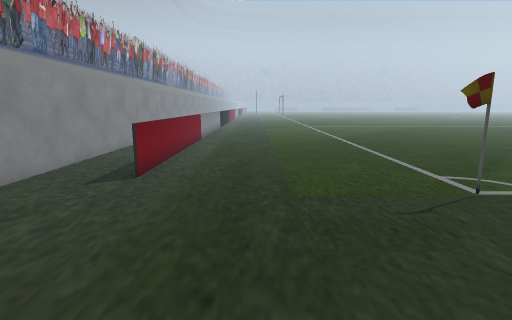
[1] (above)

19 first-person views from a walk through a 3-D level made in the Unity game engine. The camera is 1.2 m above the floor, tilts 10° down and sees 80° across. The floor is counted in squares, 0.5 m on a side. Each view is taken from the middle of a square. On the plan, view 1 faces up. The plan holds only what a view shows up to about 19 squares ahead; the rest is blank. The place goes on beyond the plan. Some animated figures are left out.

[2]
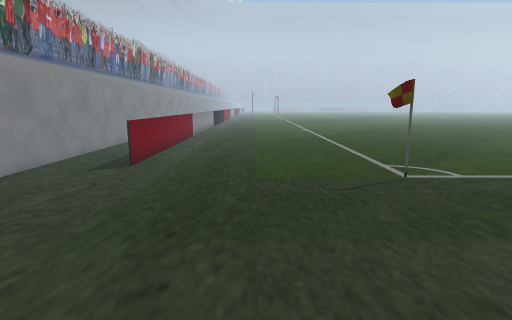

[3]
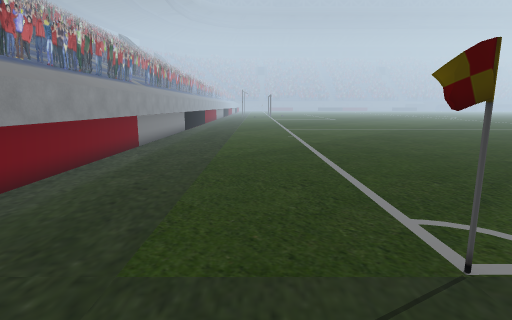

[4]
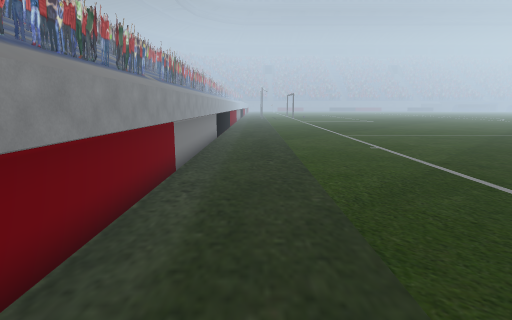

[5]
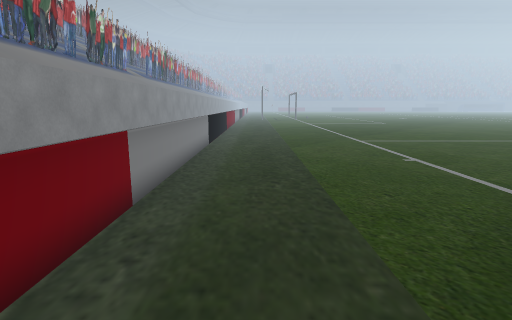

[6]
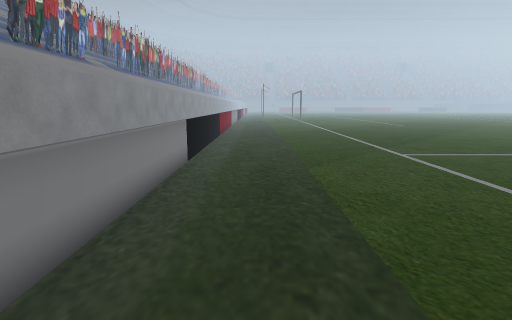

[7]
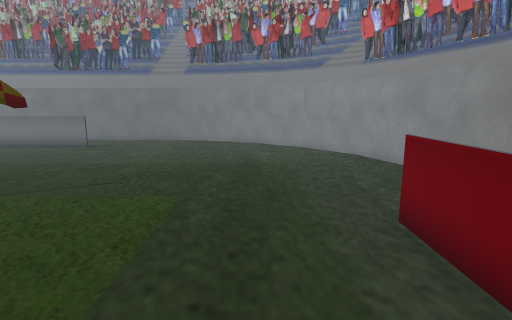

[8]
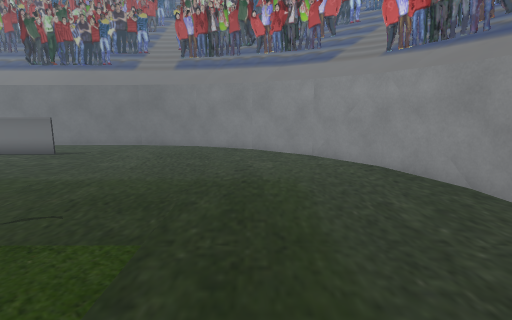

[9]
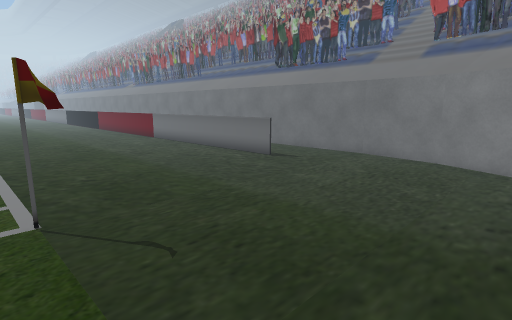

[10]
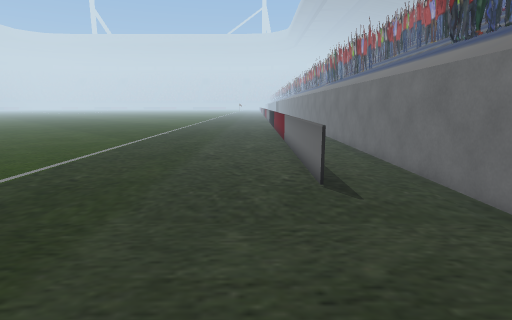

[11]
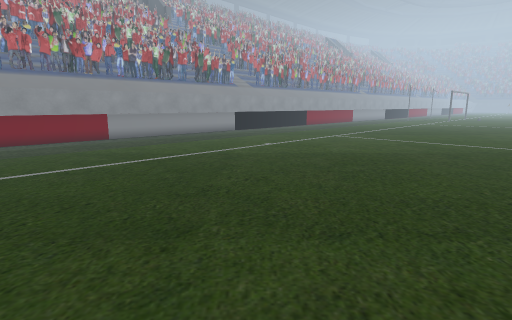

[12]
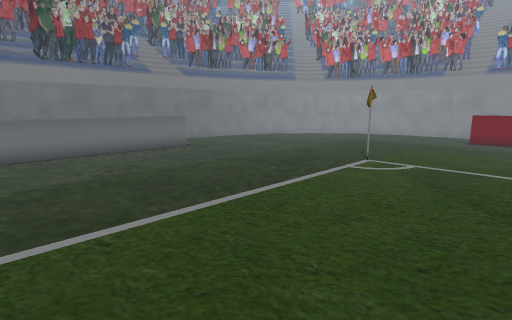

[13]
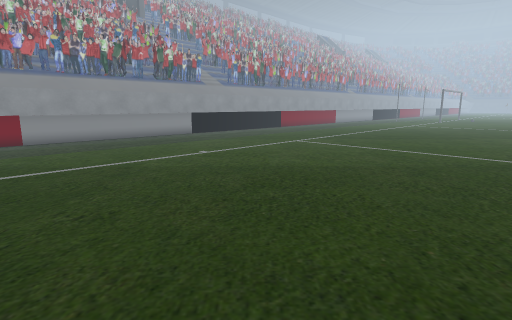

[14]
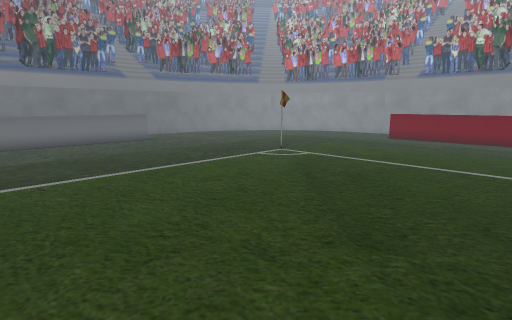

[15]
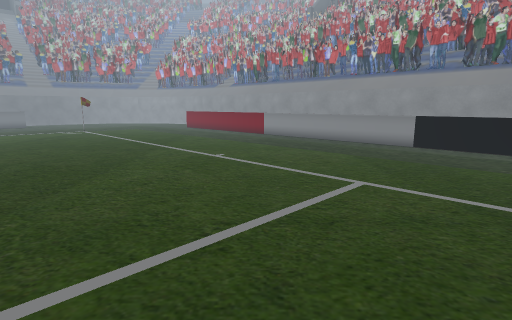

[16]
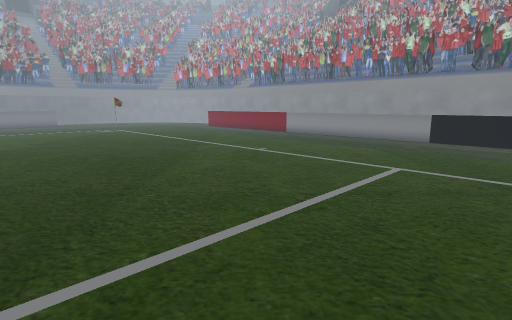

[17]
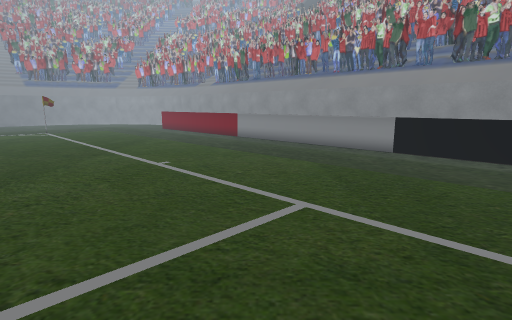

[18]
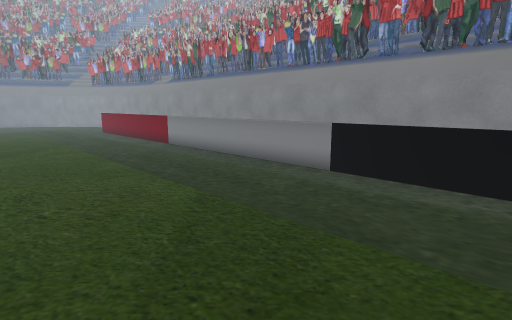

[19]
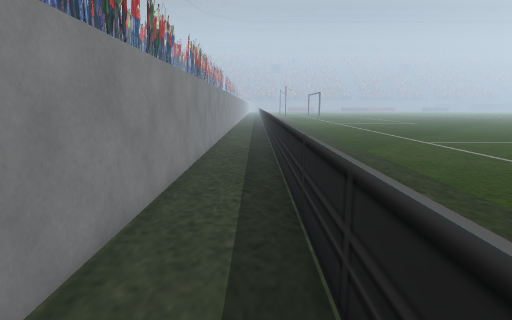

### Floor plan
Points are (right, up) in squares from view 1. A wall is a line through its corners. A room is listed if a view was taken in it or the views show most of it. See-through windows are left out.
Room 1 (views 1, 2, 3, 4, 5, 6, 7, 8, 9, 10, 11, 12, 13, 14, 15, 16, 17, 18, 19)
walls: (5.2, 8) (5.9, 7.8) (6, 8) (5.1, 7.8) (5.1, 7.8) (5.8, 7.7); (5.7, 7.9) (5.2, 7.7); (6, 7.8) (5.3, 7.9); (5.4, 7.7) (5.9, 7.8); (5.4, 7.7) (6.1, 8); (-7.6, 8.1) (-7.2, 4.5) (-5.8, 1.1); (-5.9, 1.2) (-3.7, -1.6) (-0.7, -3.9); (-0.8, -3.8) (2.5, -5.1) (6.1, -5.6); (5.9, -5.6) (19.4, -5.6); (-7.6, 40.4) (-7.6, 8)
low walls: (-4, 17) (-4, 34.1); (8.9, -1.9) (18.8, -1.9); (-3.9, 40) (-3.9, 10)

Where each view was taken, in squares from view 1:
view 1: 0 up, 0 right, facing up
view 2: 2 down, 1 right, facing up
view 3: 4 up, 3 right, facing up
view 4: 11 up, 1 left, facing up
view 5: 15 up, 1 left, facing up
view 6: 21 up, 1 left, facing up
view 7: 16 up, 1 left, facing down
view 8: 13 up, 1 left, facing down
view 9: 9 up, 1 left, facing down-right
view 10: 0 up, 0 right, facing right
view 11: 14 up, 19 right, facing up-left
view 12: 14 up, 19 right, facing down-left
view 13: 19 up, 19 right, facing up-left
view 14: 19 up, 19 right, facing down-left
view 15: 40 up, 15 right, facing down-left
view 16: 40 up, 18 right, facing down-left
view 17: 40 up, 12 right, facing down-left
view 18: 40 up, 6 right, facing down-left
view 19: 16 up, 5 left, facing up
